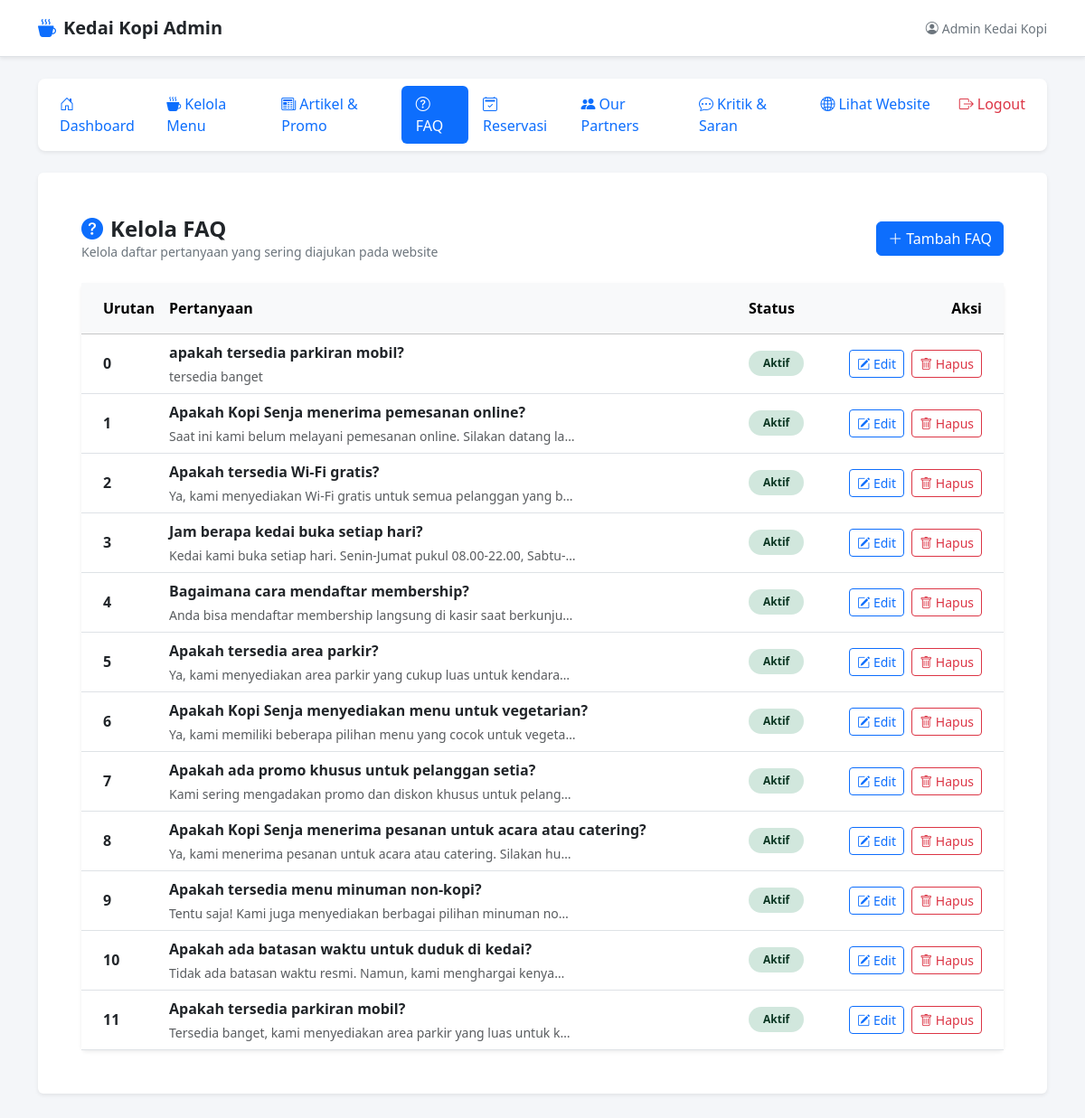
The app's page /dist/login/dashboard.php?page=faq (signed in) with its own data.
### tables this page shows
CREATE TABLE IF NOT EXISTS `faq` (
  `id` INT NOT NULL AUTO_INCREMENT,
  `pertanyaan` VARCHAR(255) NOT NULL,
  `jawaban` TEXT NOT NULL,
  `urutan` INT NOT NULL DEFAULT 0,
  `status` ENUM('aktif','nonaktif') NOT NULL DEFAULT 'aktif',
  `created_at` DATETIME DEFAULT CURRENT_TIMESTAMP,
  `updated_at` DATETIME DEFAULT CURRENT_TIMESTAMP ON UPDATE CURRENT_TIMESTAMP,
  PRIMARY KEY (`id`)
);

### dist/login/faq/list.php (the view, shortened to what this page needs)
<?php
$faqList = [];
$dbError = '';
$tableExists = true;
$hasPertanyaan = false;
$hasJawaban = false;
$hasUrutan = false;
$createTableQuery = "CREATE TABLE IF NOT EXISTS `faq` (
    `id` INT AUTO_INCREMENT PRIMARY KEY,
    `pertanyaan` VARCHAR(255) NOT NULL,
    `jawaban` TEXT NOT NULL,
    `urutan` INT NOT NULL DEFAULT 0,
    `status` ENUM('aktif','nonaktif') NOT NULL DEFAULT 'aktif',
    `created_at` DATETIME DEFAULT CURRENT_TIMESTAMP,
    `updated_at` DATETIME DEFAULT CURRENT_TIMESTAMP ON UPDATE CURRENT_TIMESTAMP
) ENGINE=InnoDB DEFAULT CHARSET=utf8mb4 COLLATE=utf8mb4_general_ci;";
if ($conn->query($createTableQuery)) {
    $checkTable = $conn->query("SHOW TABLES LIKE 'faq'");
    if ($checkTable && $checkTable->num_rows > 0) {
        $schemaResult = $conn->query("SHOW COLUMNS FROM `faq`");
        if ($schemaResult) {
            while ($col = $schemaResult->fetch_assoc()) {
                $field = $col['Field'];
                if ($field === 'pertanyaan') {
                    $hasPertanyaan = true;
                }
                if ($field === 'jawaban') {
                    $hasJawaban = true;
                }
                if ($field === 'urutan') {
                    $hasUrutan = true;
                }
            }
        }
        if ($hasPertanyaan && $hasJawaban) {
            $orderBy = $hasUrutan ? "ORDER BY `urutan` ASC, `id` DESC" : "ORDER BY `id` DESC";
            $result = $conn->query("SELECT `id`, `pertanyaan`, `jawaban`, `urutan`, COALESCE(`status`, 'aktif') AS `status` FROM `faq` " . $orderBy);
            if ($result) {
                while ($row = $result->fetch_assoc()) {
                    $faqList[] = $row;
                }
            } else {
                $dbError = 'Gagal mengambil data FAQ: ' . $conn->error;
            }
        } else {
            $dbError = 'Struktur tabel faq tidak sesuai. Silakan jalankan setup ulang.';
        }
    } else {
        $tableExists = false;
    }
} else {
    $dbError = 'Gagal menyiapkan tabel FAQ: ' . $conn->error;
    $tableExists = false;
}
?>
<div class="d-flex justify-content-between align-items-center mb-4 flex-wrap gap-2">
    <div>
        <h2 class="h4 mb-0 fw-bold text-dark"><i class="bi bi-question-circle-fill me-2 text-primary"></i>Kelola FAQ</h2>
        <p class="text-secondary small mb-0">Kelola daftar pertanyaan yang sering diajukan pada website</p>
    </div>
    <div>
        <?php if ($tableExists): ?>
            <a href="dashboard.php?page=faq_create" class="btn btn-primary">
                <i class="bi bi-plus-lg me-1"></i>Tambah FAQ
            </a>
        <?php endif; ?>
    </div>
</div>
<?php if (!$tableExists): ?>
    <div class="card border-0 shadow-sm p-5 text-center bg-white">
        <div class="display-1 text-warning mb-4">
            <i class="bi bi-exclamation-triangle"></i>
        </div>
        <h3 class="h4 text-dark mb-3">Tabel database tidak ditemukan!</h3>
        <p class="text-secondary mb-4 mx-auto" style="max-width: 500px;">
            Tabel `faq` belum dibuat di dalam database `<?= htmlspecialchars($nama_database) ?>`.
            Silakan klik tombol di bawah untuk menginisialisasi tabel dan data sampel secara otomatis.
        </p>
        <div>
            <a href="dashboard.php?page=faq_setup" class="btn btn-warning px-4">
                <i class="bi bi-database-fill-gear me-2"></i>Jalankan Setup Database
            </a>
        </div>
    </div>
<?php elseif ($dbError !== ''): ?>
    <div class="alert alert-danger" role="alert">
        <i class="bi bi-exclamation-octagon-fill me-2"></i><?= htmlspecialchars($dbError) ?>
    </div>
<?php else: ?>
    <div class="card border-0 shadow-sm bg-white">
        <div class="card-body p-0">
            <div class="table-responsive">
                <table class="table table-hover align-middle mb-0" style="min-width: 850px;">
                    <thead class="table-light">
                        <tr>
                            <th scope="col" class="ps-4 py-3" style="width: 70px;">Urutan</th>
                            <th scope="col" class="py-3">Pertanyaan</th>
                            <th scope="col" class="py-3" style="width: 110px;">Status</th>
                            <th scope="col" class="pe-4 py-3 text-end" style="width: 180px;">Aksi</th>
                        </tr>
                    </thead>
                    <tbody>
                        <?php if (count($faqList) === 0): ?>
                            <tr>
                                <td colspan="4" class="text-center py-5 text-secondary">
                                    <i class="bi bi-question-circle fs-1 d-block mb-2 text-muted"></i>
                                    Belum ada FAQ yang ditambahkan.
                                </td>
                            </tr>
                        <?php else: ?>
                            <?php foreach ($faqList as $faq): ?>
                                <tr>
                                    <td class="ps-4 fw-semibold text-dark"><?= (int) $faq['urutan'] ?></td>
                                    <td>
                                        <div class="fw-bold text-dark mb-1"><?= htmlspecialchars($faq['pertanyaan']) ?></div>
                                        <div class="text-muted small text-truncate" style="max-width: 450px;">
                                            <?= htmlspecialchars($faq['jawaban']) ?>
                                        </div>
                                    </td>
                                    <td>
                                        <?php if ($faq['status'] === 'aktif'): ?>
                                            <span class="badge bg-success-subtle text-success-emphasis rounded-pill px-3 py-2 small">Aktif</span>
                                        <?php else: ?>
                                            <span class="badge bg-secondary-subtle text-secondary-emphasis rounded-pill px-3 py-2 small">Nonaktif</span>
                                        <?php endif; ?>
                                    </td>
                                    <td class="pe-4 text-end">
                                        <a href="dashboard.php?page=faq_edit&id=<?= $faq['id'] ?>" class="btn btn-outline-primary btn-sm me-1" title="Edit">
                                            <i class="bi bi-pencil-square"></i> Edit
                                        </a>
                                        <button
                                            type="button"
                                            class="btn btn-outline-danger btn-sm"
                                            title="Hapus"
                                            data-bs-toggle="modal"
                                            data-bs-target="#deleteModal<?= $faq['id'] ?>"
                                        >
                                            <i class="bi bi-trash"></i> Hapus
                                        </button>
                                    </td>
                                </tr>
                            <?php endforeach; ?>
                        <?php endif; ?>
                    </tbody>
                </table>
            </div>
        </div>
    </div>
<?php endif; ?>

### dist/login/dashboard.php (style rules this page uses)
body { background-color: #f4f6f9; }

### records on screen
faq: urutan "0", pertanyaan "apakah tersedia parkiran mobil?", jawaban "tersedia banget"
faq: urutan "1", pertanyaan "Apakah Kopi Senja menerima pemesanan online?", jawaban "Saat ini kami belum melayani pemesanan online. Silakan datang la…"
faq: urutan "2", pertanyaan "Apakah tersedia Wi-Fi gratis?", jawaban "Ya, kami menyediakan Wi-Fi gratis untuk semua pelanggan yang b…"
faq: urutan "3", pertanyaan "Jam berapa kedai buka setiap hari?", jawaban "Kedai kami buka setiap hari. Senin-Jumat pukul 08.00-22.00, Sabtu-…"
faq: urutan "4", pertanyaan "Bagaimana cara mendaftar membership?", jawaban "Anda bisa mendaftar membership langsung di kasir saat berkunju…"
faq: urutan "5", pertanyaan "Apakah tersedia area parkir?", jawaban "Ya, kami menyediakan area parkir yang cukup luas untuk kendara…"
faq: urutan "6", pertanyaan "Apakah Kopi Senja menyediakan menu untuk vegetarian?", jawaban "Ya, kami memiliki beberapa pilihan menu yang cocok untuk vegeta…"
faq: urutan "7", pertanyaan "Apakah ada promo khusus untuk pelanggan setia?", jawaban "Kami sering mengadakan promo dan diskon khusus untuk pelang…"
faq: urutan "8", pertanyaan "Apakah Kopi Senja menerima pesanan untuk acara atau catering?", jawaban "Ya, kami menerima pesanan untuk acara atau catering. Silakan hu…"
faq: urutan "9", pertanyaan "Apakah tersedia menu minuman non-kopi?", jawaban "Tentu saja! Kami juga menyediakan berbagai pilihan minuman no…"
faq: urutan "10", pertanyaan "Apakah ada batasan waktu untuk duduk di kedai?", jawaban "Tidak ada batasan waktu resmi. Namun, kami menghargai kenya…"
faq: urutan "11", pertanyaan "Apakah tersedia parkiran mobil?", jawaban "Tersedia banget, kami menyediakan area parkir yang luas untuk k…"

### other values on screen
$userName "Admin Kedai Kopi"
